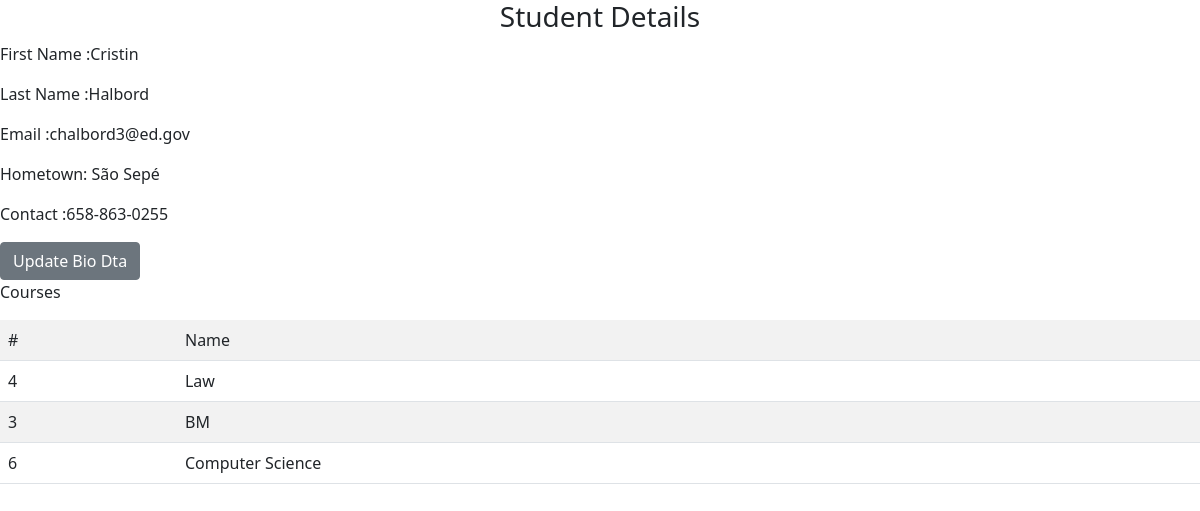
/student_details/4, run on the app's committed database.
### model.py (models this page shows, shortened)
class Student(db.Model):
    __tablename__ = 'student'
    id = db.Column(db.Integer(), primary_key=True)
    first_name = db.Column(db.String())
    last_name = db.Column(db.String())
    email = db.Column(db.String())
    courses  = db.relationship('Course', secondary=student_course, back_populates='students')
    biodata = db.relationship('BioData', back_populates = 'student', uselist=False)

class BioData(db.Model):
    __tablename__ = 'biodata'
    id = db.Column(db.Integer(), primary_key=True)
    hometown = db.Column(db.String())
    contact = db.Column(db.String())
    student_id = db.Column(db.Integer(), db.ForeignKey('student.id'))
    student = db.relationship('Student', back_populates = 'biodata', uselist=False)

class Course(db.Model):
    __tablename__ ='course'
    id =  db.Column(db.Integer(), primary_key=True)
    name = db.Column(db.String())
    students  = db.relationship('Student', secondary=student_course, back_populates='courses')

### app.py (the view)
@app.route('/student_details/<int:id>')
def student_details(id):
    student = Student.query.filter_by(id=id).first()
    return render_template('student-details.html',student=student)

### templates/student-details.html
{% extends 'base.html' %}
{% block main %}
<h3 class="text-center">Student Details</h3>
<p> First Name :{{student.first_name}}</p>
<p> Last Name :{{student.last_name}}</p>
<p> Email :{{student.email}}</p>
<p>Hometown: {{student.biodata.hometown}}</p>
<p>Contact :{{student.biodata.contact}}</p>
<a href="{{url_for("update_bio_data", id=student.biodata.id)}}" class="btn btn-secondary"> Update Bio Dta</a>
{% if student.courses %}
<p>Courses</p>
<table class="table table-striped">
    <tr>
        <td>#</td>
        <td>Name</td>
    </tr>
    {% for course in student.courses  %}
    <tr>
        <td>{{course.id}}</td>
        <td>{{course.name}}</td>
    </tr>
    {% endfor %}
</table>
{% else %}
<p>Student Has not Nrolled for any course</p>
{% endif %}
{% endblock main %}

### data on the page
Student: first_name "Cristin", last_name "Halbord", email "chalbord3@ed.gov"
BioData: biodata.hometown "São Sepé", biodata.contact "658-863-0255"
Course: id "4", name "Law"
Course: id "3", name "BM"
Course: id "6", name "Computer Science"
